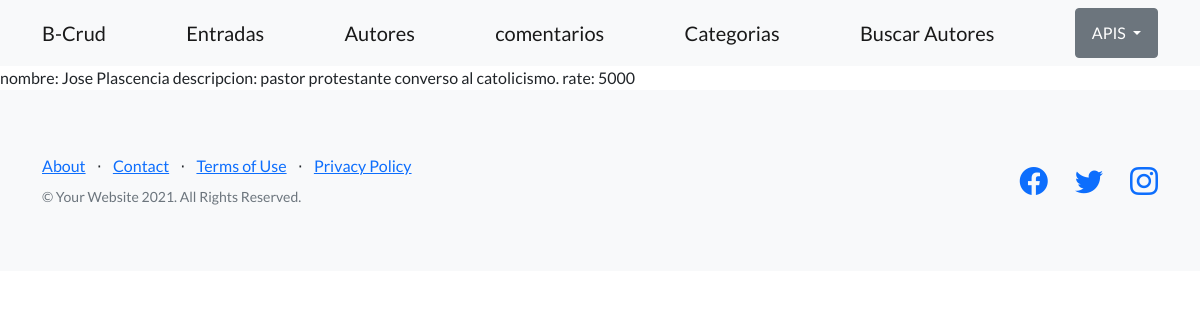
The page /bcrud/autor/detail/1 on the database its author committed.
### bcrud/models.py (models this page shows)
class Autor(models.Model):
    nombre=models.CharField(max_length=40)
    rate=models.BigIntegerField()
    descripcion=models.CharField(max_length=4000)

### bcrud/views.py (the view)
# urls.py: path("autor/detail/<pk>",views.AutorDetalle.as_view(),name='adetail'),
class AutorDetalle(DetailView):
  model = Autor
  template_name="bcrud/autor_detail.html"

### bcrud/templates/bcrud/autor_detail.html
{% extends "bcrud/padre.html" %}
{% load static %}
{% block contenidoQueCambia %}
nombre: {{autor.nombre}}
descripcion: {{autor.descripcion}}
rate: {{autor.rate}}
{% endblock %}

### rows shown on the page
Autor: nombre "Jose Plascencia", descripcion "pastor protestante converso al catolicismo.", rate "5000"
